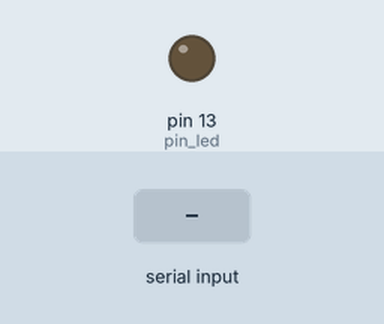
Bench run of a sketch on a simulated Arduino Uno, built with avr-gcc and run on an emulated ATmega328P. Parts: output pins drawn as LEDs (lit = HIGH). The test bench sets the inputs (shaded band).

Above: at 1.2 s.
1.3 s: "H" received over Serial
At 2.3 s:
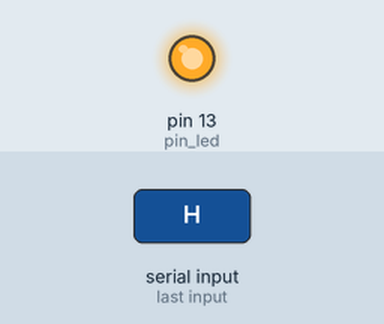
2.8 s: "L" received over Serial
At 3.5 s:
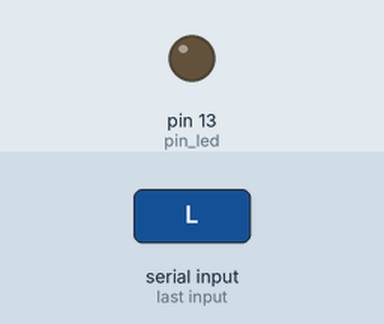
Timing chart, 0 to 5.8 s (numbered marks = the images above; inputs shaded):
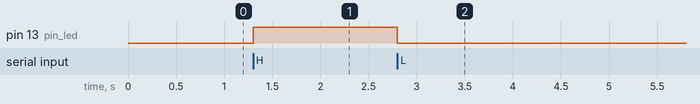

The sketch:

sketch_processing_press_led.ino
```cpp
/**
 * Este Sketch resive un caracter
 * Si caracter es H prende el pin_led.
 * Si caracter es L a apaga el pin_led.
 */

int  pin_led = 13;
char valor = ' ';

void setup() {
  // put your setup code here, to run once:
  pinMode(pin_led,OUTPUT);
  Serial.begin(9600);
}

void loop() {
  // put your main code here, to run repeatedly:
  if(valor == 'H')
     digitalWrite(pin_led,HIGH);
  if(valor == 'L')
     digitalWrite(pin_led,LOW);
}

void serialEvent(){
    if(Serial.available()){
        valor = (char)Serial.read();
    }
}
```

Measured:
- after the input at 1.3 s, pin 13 (pin_led): LOW → HIGH at once
- after the input at 2.8 s, pin 13 (pin_led): HIGH → LOW at once
